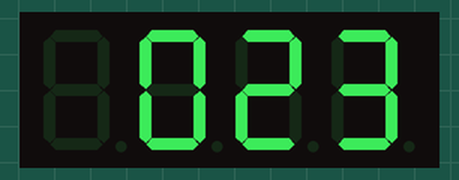
The sketch below on a simulated Arduino Uno, built with avr-gcc and run on an emulated ATmega328P. On the bench: 4-digit seven-segment display. What the sketch prints to the serial monitor is not drawn.

Above: at 0.1 s.
At 2.1 s:
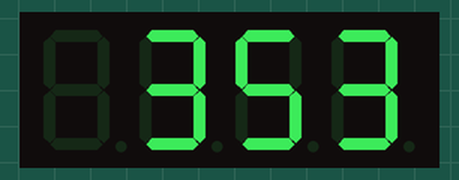
At 4.2 s:
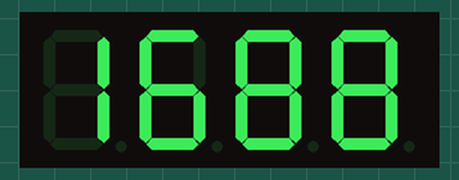

The sketch:

Day17.ino
```cpp
//TUVWXYZABCDEFGHIJKLMNOPQRS

//define
//wxybgx			w = d - 7, x = e - 7, y = f - 7, i = b -7, g = n - 7, x = e -7

#define ZERO 0
#define ONE 1
#define TWO 2
#define THREE 3
#define FOUR 4
#define FIVE 5
#define SIX 6
#define SEVEN 7
#define EIGHT 8
#define NINE 9
#include <Arduino.h>
#include <TM1637Display.h>

// Module connection pins (Digital Pins)
#define CLK 6
#define DIO 5

// The amounh of hime (in milliseconds) between tests
#define TEST_DELAY 2000

TM1637Display myFabulousDisplay = TM1637Display(CLK, DIO);

void setup()
{
  Serial.begin(9600);
}

void loop() {
	myFabulousDisplay.setBrightness(0x0f); // hex 0f is the same as decimal 15
	uint8_t data[] = {0x0, 0x0, 0x0, 0x0}; // all segments off
	myFabulousDisplay.setSegments(data);


	int code1 = TWO*10+THREE;
  Serial.println(code1);
	myFabulousDisplay.showNumberDec(code1, true, 3, 1); // first code
	// false doesn't show leading zeros, 3 means show three digits,
	// 1 means start in position one (where the first position is zero)
	delay(TEST_DELAY);
	myFabulousDisplay.setSegments(data);

	int code2 = THREE*100+FIVE*10+THREE;
	myFabulousDisplay.showNumberDec(code2, true, 3, 1); // serond code
	delay(TEST_DELAY);

	int code3 =1000+SIX*100+EIGHT*10+EIGHT;
	myFabulousDisplay.showNumberDec(code3, true, 4, 0); // third code
	delay(TEST_DELAY);

}
```

Measured:
- by itself, everything shown: repeats every 6.1 s, in 3 steps
- what the display in image 1 shows lasts 2.0 s, from 2.1 s to 4.1 s
